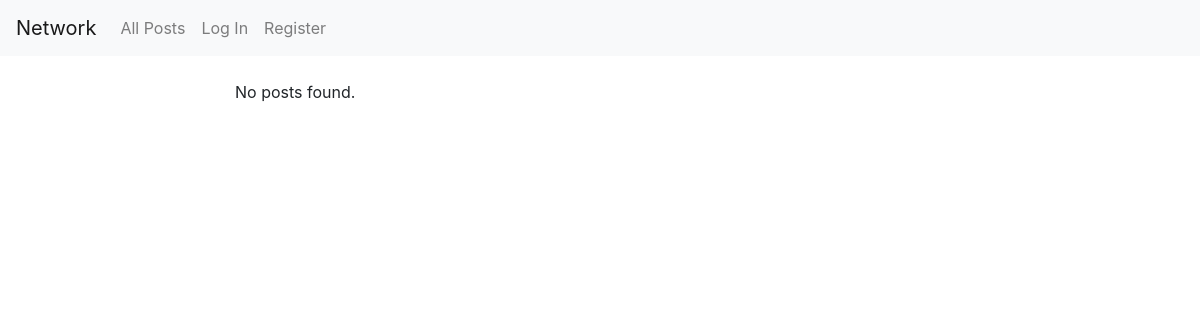
The app's page /, older data.
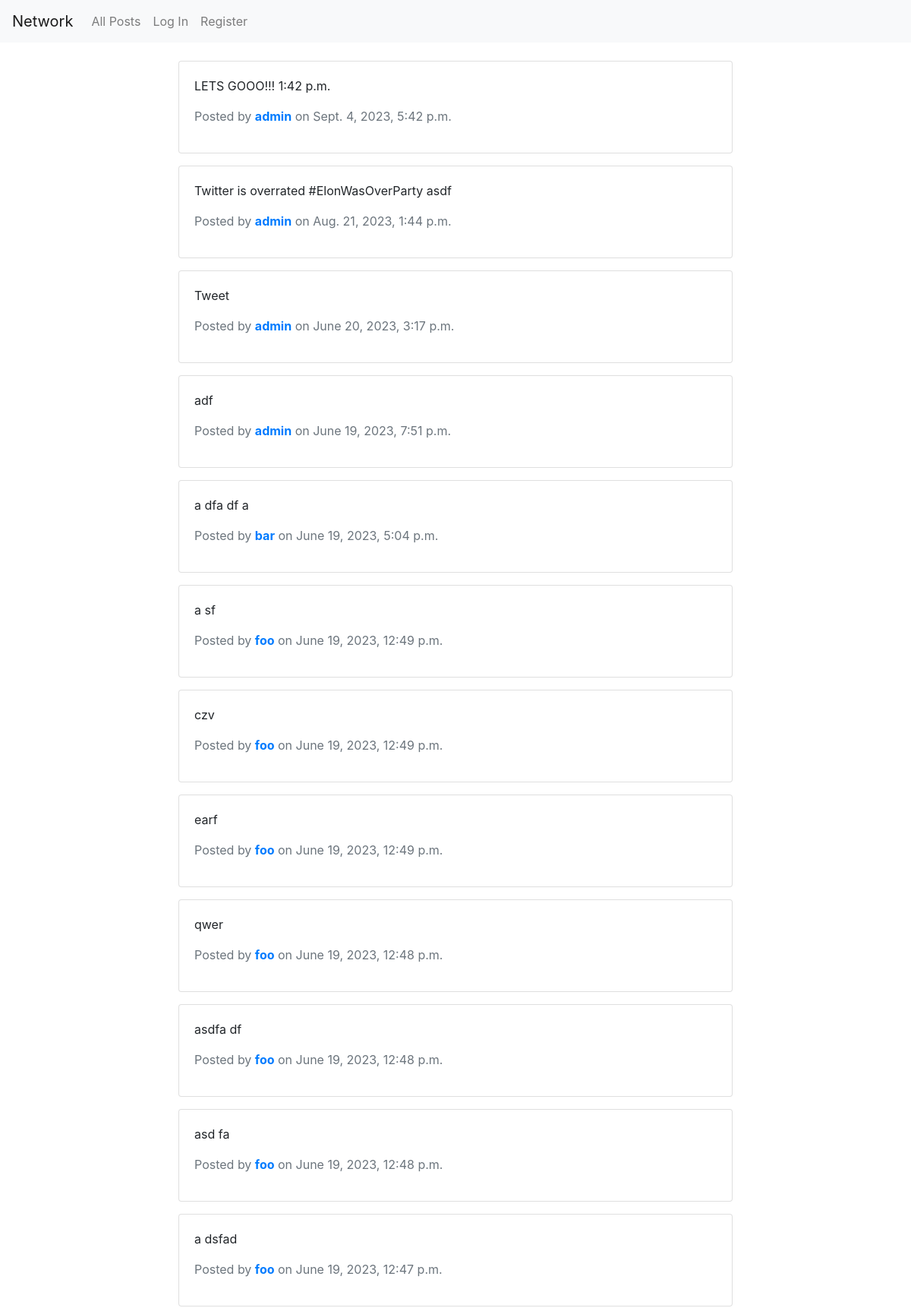
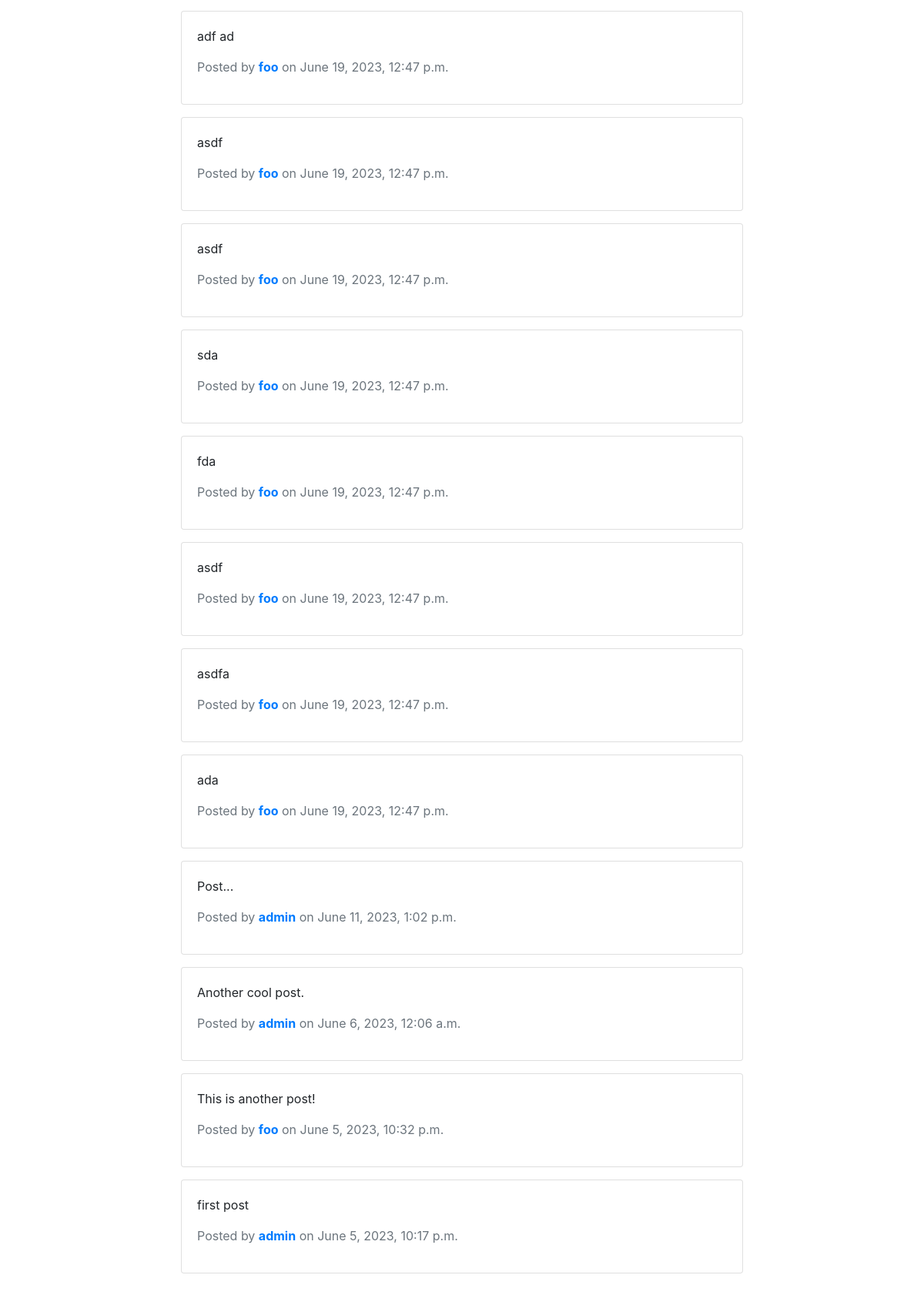
The same page, newer data (2 pictures, top to bottom).
### network/models.py (models this page shows, shortened)
class Post(models.Model):
    content = models.TextField()
    image = models.ImageField(upload_to='post_images/', blank=True, null=True)
    author = models.ForeignKey(User, on_delete=models.CASCADE)
    timestamp = models.DateTimeField(auto_now_add=True)
    likes = models.ManyToManyField(User, related_name='liked_posts', default=0)
    views = models.PositiveIntegerField(default=0)

class User(AbstractUser):
    followers = models.ManyToManyField('self', symmetrical=False, related_name='following')

### network/views.py (the view)
# urls.py: path("", views.index, name="index"),
def index(request):
    posts = Post.objects.all().order_by('-timestamp')
    paginator = Paginator(posts, 10)  # Display 10 posts per page
    return render(request, "network/index.html", {
        "posts": posts
    })

### network/templates/network/index.html (shortened to what this page needs)
{% extends "network/layout.html" %}
{% load crispy_forms_tags %}
 {% block body %}
<div class="container">
  <div class="row mt-4">
    <div class="col-md-8 offset-md-2">
      {% for post in posts %}
        <div class="card mb-3">
          <div class="card-body">
            <div id="post-{{ post.id }}" class="post">
              <p>{{ post.content }}</p>
            </div>
            <p class="text-muted">
              Posted by <strong><a href="{% url 'profile' post.author.id %}">{{ post.author.username }}</a></strong> on {{ post.timestamp }}
            </p>
          </div>
        </div>
        {% empty %}
        <p>No posts found.</p>
        {% endfor %}
    </div>
  </div>
  <div class="pagination">
  </div>
</div>
</div>
{% endblock %}

### network/templates/network/layout.html (shortened to what this page needs)
{% load static %}
<!DOCTYPE html>
<html lang="en">
  <head>
    <link
      rel="stylesheet"
      href="https://stackpath.bootstrapcdn.com/bootstrap/4.4.1/css/bootstrap.min.css"
    />
    <link href="{% static 'network/styles.css' %}" rel="stylesheet" />
  </head>
  <body>
    <nav class="navbar navbar-expand-lg navbar-light bg-light">
      <a class="navbar-brand" href="#">Network</a>
      <div>
        <ul class="navbar-nav mr-auto">
          <li class="nav-item">
            <a class="nav-link" href="{% url 'index' %}">All Posts</a>
          </li>
          {% if user.is_authenticated %}
          <li class="nav-item">
            <a class="nav-link" href="{% url 'following' %}">Following</a>
          </li>
          <li class="nav-item">
            <a class="nav-link" href="{% url 'profile' user.id %}">Profile</a>
          </li>
          <li class="nav-item">
            <a class="nav-link" href="{% url 'logout' %}">Log Out</a>
          </li>
          {% else %}
          <li class="nav-item">
            <a class="nav-link" href="{% url 'login' %}">Log In</a>
          </li>
          <li class="nav-item">
            <a class="nav-link" href="{% url 'register' %}">Register</a>
          </li>
          {% endif %}
        </ul>
      </div>
    </nav>
    <div class="body">{% block body %} {% endblock %}</div>
  </body>
</html>

Row changes from the older to the newer data that the page shows:
added Post: content "LETS GOOO!!! 1:42 p.m.", author.username "admin", timestamp "Sept. 4, 2023, 5:42 p.m."
added Post: content "Twitter is overrated #ElonWasOverParty asdf", author.username "admin", timestamp "Aug. 21, 2023, 1:44 p.m."
added Post: content "Tweet", author.username "admin", timestamp "June 20, 2023, 3:17 p.m."
added Post: content "adf", author.username "admin", timestamp "June 19, 2023, 7:51 p.m."
added Post: content "a dfa df a", author.username "bar", timestamp "June 19, 2023, 5:04 p.m."
added Post: content "a sf", author.username "foo", timestamp "June 19, 2023, 12:49 p.m."
added Post: content "czv", author.username "foo", timestamp "June 19, 2023, 12:49 p.m."
added Post: content "earf", author.username "foo", timestamp "June 19, 2023, 12:49 p.m."
added Post: content "qwer", author.username "foo", timestamp "June 19, 2023, 12:48 p.m."
added Post: content "asdfa df", author.username "foo", timestamp "June 19, 2023, 12:48 p.m."
added Post: content "asd fa", author.username "foo", timestamp "June 19, 2023, 12:48 p.m."
added Post: content "a dsfad", author.username "foo", timestamp "June 19, 2023, 12:47 p.m."
added Post: content "adf ad", author.username "foo", timestamp "June 19, 2023, 12:47 p.m."
added Post: content "asdf", author.username "foo", timestamp "June 19, 2023, 12:47 p.m."
added Post: content "asdf", author.username "foo", timestamp "June 19, 2023, 12:47 p.m."
added Post: content "sda", author.username "foo", timestamp "June 19, 2023, 12:47 p.m."
added Post: content "fda", author.username "foo", timestamp "June 19, 2023, 12:47 p.m."
added Post: content "asdf", author.username "foo", timestamp "June 19, 2023, 12:47 p.m."
added Post: content "asdfa", author.username "foo", timestamp "June 19, 2023, 12:47 p.m."
added Post: content "ada", author.username "foo", timestamp "June 19, 2023, 12:47 p.m."
added Post: content "Post...", author.username "admin", timestamp "June 11, 2023, 1:02 p.m."
added Post: content "Another cool post.", author.username "admin", timestamp "June 6, 2023, 12:06 a.m."
added Post: content "This is another post!", author.username "foo", timestamp "June 5, 2023, 10:32 p.m."
added Post: content "first post", author.username "admin", timestamp "June 5, 2023, 10:17 p.m."
Text that changed along with them:
text no longer shown: "No posts found."
